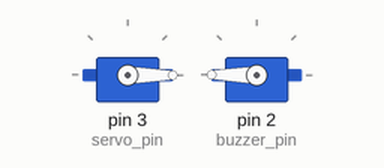
Simulated run of this sketch. Board: Arduino Uno, built with avr-gcc and run on an emulated ATmega328P. Shown: 2 × servo. Wiring (inferred from the names in the program): servo: signal pin 2. Servo pulses on a pin are drawn as a servo (544–2400 µs = 0–180°).

Above: at 1.1 s.
At 10.9 s:
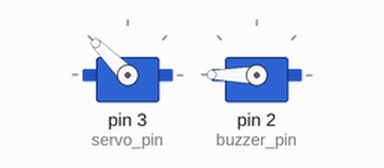
At 23.8 s:
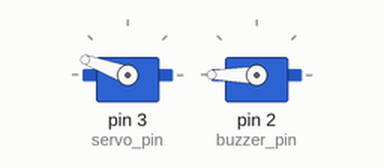
At 35.4 s:
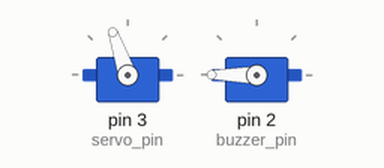
Timing chart, 0 to 40.0 s (numbered marks = the images above):
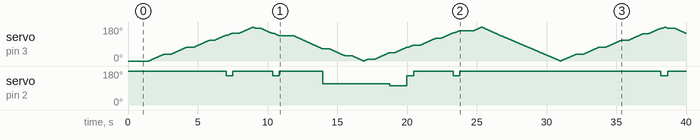

Measured:
- by itself, servo on pin 2 (buzzer_pin): 180° → 155° at 7.0 s, → 180° 0.47 s later, → 155° 2.8 s later, → 180° 0.47 s later, … (12 changes in this stretch)

The sketch:

hw1_part2.ino
```cpp
#include <Servo.h>

//servo variables
int servo_pin = 3;
int servo_pos = 0;
bool going_up = true;
long millisecond_count = 0;
int servo_wait = 30;
Servo servo_motor;

//song variables
int buzzer_pin = 2;
int imperialMarch[] = {2551, 2551, 2551, 3214, 2144, 2551, 3214, 2144, 2551, 1703, 1703, 1703, 1607, 2144, 2702, 3214, 2144, 2551};
long imperialMarchNoteLength[] = {500, 500, 500, 375, 125, 500, 375, 125, 1000, 500, 500, 500, 375, 125, 500, 375, 125, 1000};
int imperialMarchLength = 18;
int delayBetweenNotes = 100;
int delayBetweenMelodies = 5000;

void setup() {
  servo_motor.attach(servo_pin);
  pinMode(buzzer_pin, OUTPUT);
  servo_motor.write(servo_pos);
  Serial.begin(9600);
  delay(1000);
}

void loop() {
  for (int i = 0; i < imperialMarchLength; i++) {
    playNote(imperialMarch[i], imperialMarchNoteLength[i]);
    delay_while_spinning_milliseconds(delayBetweenNotes);
  }
  delay_while_spinning_milliseconds(delayBetweenMelodies);
}

//Delay function that keeps the servo spinning, in milliseconds
void delay_while_spinning_milliseconds(int num_milliseconds) {
  int curr_milliseconds = 0;
  while (curr_milliseconds < num_milliseconds) {
    delay(1);
    millisecond_count += 1;
    if (millisecond_count % servo_wait == 0) {
      if (going_up) {
      servo_pos += 1;
      } else {
        servo_pos -= 1;
      }
      if (servo_pos <= 0) {
        servo_pos = 0;
        going_up = true;
      } else if (servo_pos >= 180) {
        servo_pos = 180;
        going_up = false;
      }
      servo_motor.write(servo_pos);
    }
    //resets the millisecond counter
    if (millisecond_count == 1000) {
      millisecond_count = 1;
    }
    curr_milliseconds += 1;
  }
}

void update_servo() {
  if (going_up) {
        servo_pos += 1;
      } else {
        servo_pos -= 1;
      }
      if (servo_pos <= 0) {
        servo_pos = 0;
        going_up = true;
      } else if (servo_pos >= 180) {
        servo_pos = 179;
        going_up = false;
      }
      servo_motor.write(servo_pos);
      delay(servo_wait);
}

void playNote(int notePause, long timePlaying) {
  long timeElapsed = 0;
  while (timeElapsed < timePlaying * 1000) {
    digitalWrite(buzzer_pin, HIGH);
    delayMicroseconds(notePause);
    digitalWrite(buzzer_pin, LOW);
    delayMicroseconds(notePause);
    timeElapsed += 2 * notePause;
  }
  for (int i = 0; i < timeElapsed / (15 * 1000); i++) {
    update_servo();
  }
}
```
